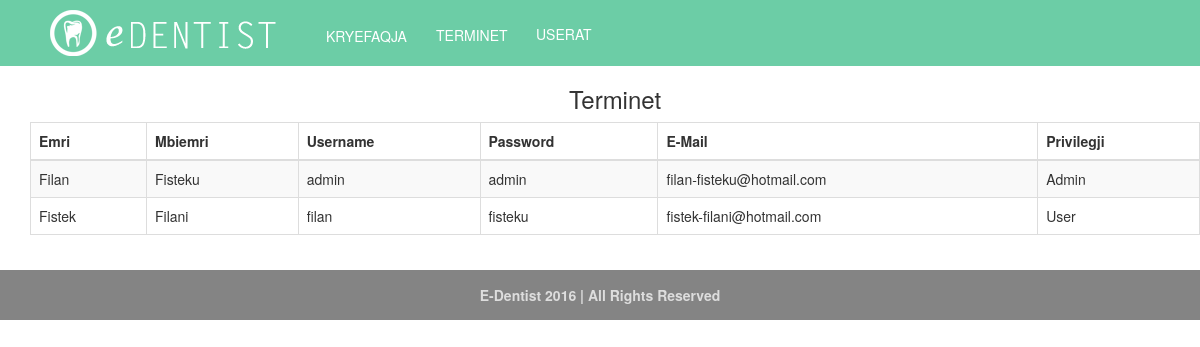
Page /admin/index.php?admin=userat (signed in) on the committed database.
### tables this page shows
CREATE TABLE `user` (
  `user_id` int(11) NOT NULL,
  `username` varchar(100) NOT NULL,
  `password` varchar(100) NOT NULL,
  `name` varchar(100) NOT NULL,
  `surname` varchar(100) NOT NULL,
  `email` varchar(100) NOT NULL,
  `admin` tinyint(1) NOT NULL
);

### admin/userat.php (the view)
<div class="container">
           <div class="row">
               <h3>Terminet</h3>
           </div>
           <div class="row">
               <table class="table table-striped table-bordered">
                 <thead>
                   <tr>
                     <th>Emri</th>
                     <th>Mbiemri</th>
                     <th>Username</th>
                     <th>Password</th>
                     <th>E-Mail</th>
                     <th>Privilegji</th>
                   </tr>
                 </thead>
                 <tbody>
                 <?php
                 $selektimi = 'SELECT name, surname, username, password, email, admin FROM user';
	$result = mysql_query($selektimi) or die ('invalid query:'. mysql_error());
                      while($row = mysql_fetch_array($result))
	{
		list(  $name, $surname, $username, $password, $email, $admin  )=$row;
		echo '  <tr>';
		echo '<td>'.$name.'</td>';
		echo '<td>'.$surname.'</td>';
		echo '<td>'.$username.'</td>';
		echo '<td>'.$password.'</td>';
		echo '<td>'.$email.'</td>';
                       if($admin == 1)
                       echo '<td>Admin</td>';
                   else {
                         echo '<td>User</td>';
                   }
		echo '  </tr>';
	}
                 ?>
                 </tbody>
           </table>
       </div>
   </div>

### css/mystyle.css (style rules this page uses)
html { margin: 0px; }
body { color: #666666; margin : 0px; font-family:"Letter Gothic Bold", Letter Gothic, sans-serif; background-color: #CCCCCC; }

### rows in the picture
user: name "Filan", surname "Fisteku", username "admin", password "admin", email "filan-fisteku@hotmail.com", admin "Admin"
user: name "Fistek", surname "Filani", username "filan", password "fisteku", email "fistek-filani@hotmail.com", admin "User"
